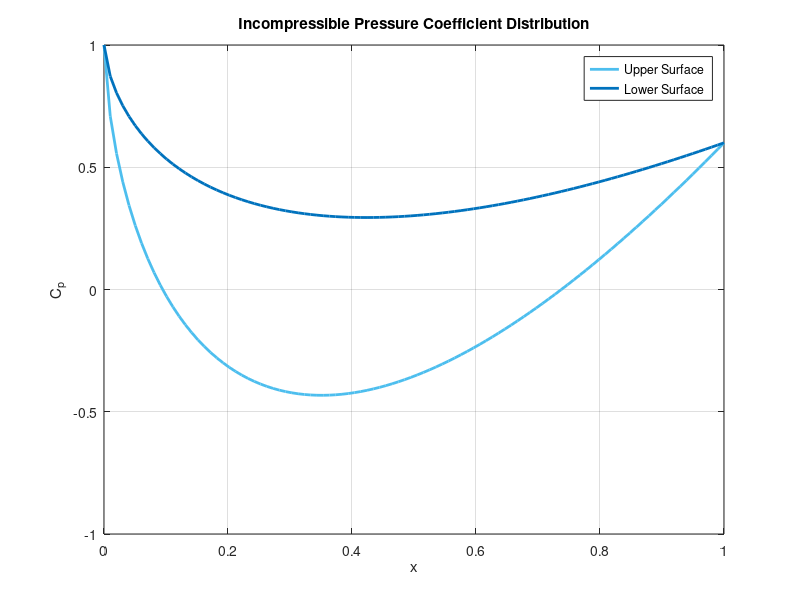
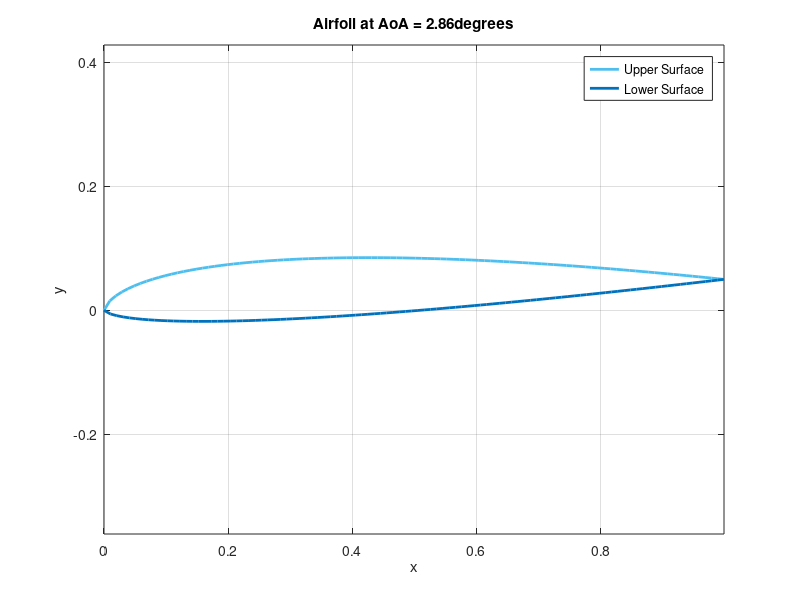
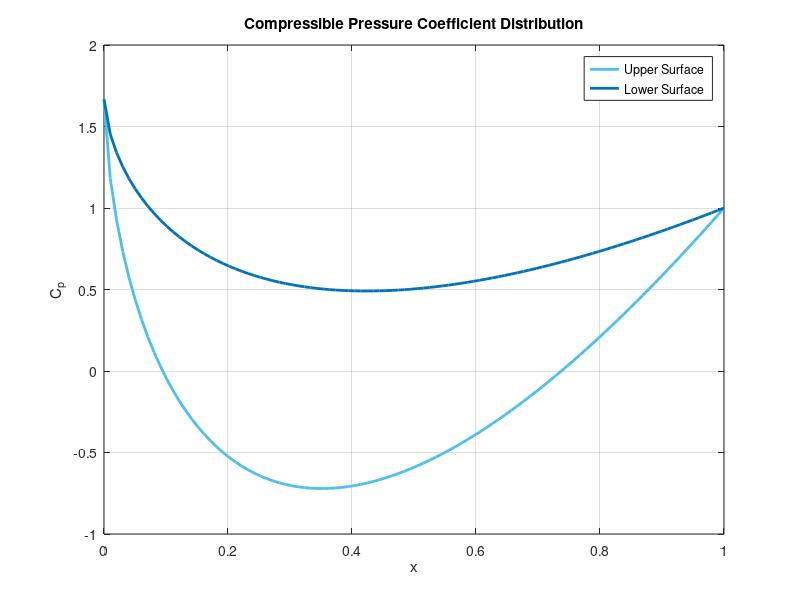
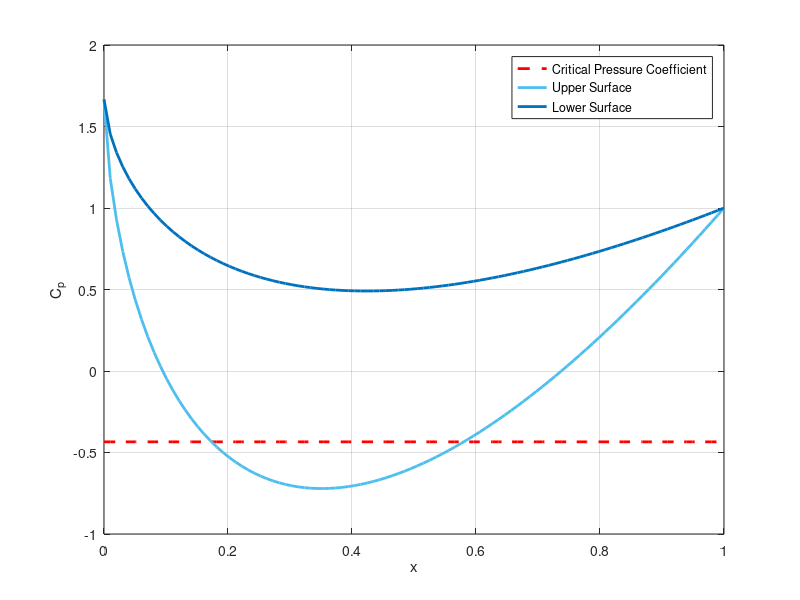

The MATLAB script that drew these images, in order: (Note: this script raises an error after producing the figures.)
% AER 622 
% Assignment 4
% Kiura Kirubakaran
% 501165598

%% Question 1
x = linspace(0, 1, 100); % chord-wise position

% pressure coefficient equations
Cp_upper = 1 - 15*x.^0.75 .* (1 - x.^0.2) - 0.4*x;
Cp_lower = 1 - 6.4687*x.^0.75 .* (1 - x.^0.2) - 0.4*x;

% pot the pressure coefficients
figure;
plot(x, Cp_upper, 'color', '#4DBEEE','LineWidth', 2); hold on;
plot(x, Cp_lower, 'color', '#0072BD', 'LineWidth', 2);
grid on;
xlabel('x');
ylabel('C_p');
legend('Upper Surface', 'Lower Surface');
title('Incompressible Pressure Coefficient Distribution');
hold off;

%% Question 2 
% Plot the shape of the airfoil that produces these pressure coefficients. 
% The shape of the airfoil that produces these pressure coefficients, and 
% the angle of attack that it is flying at, can be described as follows:

k = 0.1027; % scaling factor

% air foil camber line
y_upper = (k/2).*(15*x.^0.75 .* (1 - x.^0.2));
y_lower = (-k/2).*(6.4687*x.^0.75 .* (1 - x.^0.2));

AOA = 2.86; % angle of attack
theta = deg2rad(AOA); 

% compute rotated coordinates
x_rotated = x * cos(theta) - y_upper * sin(theta);
y_upper_rotated = x * sin(theta) + y_upper * cos(theta);

x_rotated_lower = x * cos(theta) - y_lower * sin(theta);
y_lower_rotated = x * sin(theta) + y_lower * cos(theta);

% plot
figure;
plot(x_rotated, y_upper_rotated, 'color', '#4DBEEE', 'LineWidth', 2); hold on;
plot(x_rotated_lower, y_lower_rotated, 'color', '#0072BD', 'LineWidth', 2);

grid on;
xlabel('x');
ylabel('y');
legend('Upper Surface', 'Lower Surface');
title(['Airfoil at AoA = ', num2str(AOA), 'degrees']);
axis equal;
hold off;


%% Question 3 
% Assuming that we will be cruising at a COMPRESSIBLE Mach number of M=0.80, we 
% apply the Prandtl-Glauert correction to the INCOMPRESSIBLE pressure coefficients, plot
% the COMPRESSIBLE pressure coefficients on the upper and lower surfaces for Mach
% 0.80 flow, and then calculate the Incompressible lift coefficient and the Prandtl-Glauert
% corrected lift coefficient for the Mach 0.80 flow.

M_cruise = 0.80; % COMPRESSIBLE Mach number

% prandtl-gladert correction is being divided into the previous variables
PG_cor = sqrt(1 - M_cruise^2);
Cp_upper_comp = Cp_upper./PG_cor;
Cp_lower_comp = Cp_lower./PG_cor;

% plot
figure;
plot(x, Cp_upper_comp, 'color', '#4DBEEE','LineWidth', 2); hold on;
plot(x, Cp_lower_comp, 'color', '#0072BD', 'LineWidth', 2);
grid on;
xlabel('x');
ylabel('C_p');
legend('Upper Surface', 'Lower Surface');
title('Compressible Pressure Coefficient Distribution');
hold off;

% calculate incompressible lift coeficient
% same cp but made integratable
Cp_upper = @(x) 1 - 15*x.^0.75 .* (1 - x.^0.2) - 0.4*x;
Cp_lower = @(x) 1 - 6.4687*x.^0.75 .* (1 - x.^0.2) - 0.4*x;

% integrand (Cp_upper - Cp_lower)
integrand = @(x) Cp_upper(x) - Cp_lower(x);

% numerical integration to compute the lift coefficient (from lec 14)
C_L = -1 * integral(integrand, 0, 1);  % integral function for numerical integration

disp(['Incompressible Lift Coefficient: ', num2str(C_L)]);

% calculate compressible lift coeficient
% taking cl & dividing by she prandtl on my gladert till im compressible
C_L_comp = C_L ./ PG_cor;

disp(['Compressible Lift Coefficient: ', num2str(C_L_comp)]);

%% Question 4 
% Calculate the critical pressure coefficient for the Mach 0.80 flow and 
% then plot this limit on top of your compressible pressure coefficients. 
% Show that a shock occurs on your upper surface.

% critical pressure coefficient is point where shocks occur. first find
% cp_cr, all point that hit this value have shocks

Y = 1.4; % gamma for air
% equation from lecture 14 (says critical mach number but its for cp)
Cp_critical = (2 /(Y * M_cruise^2))*([(1 + ((Y - 1)/2) * M_cruise^2)/(1 + (Y - 1)/2)]^(Y/(Y-1)) - 1);

disp(['Critical Pressure Coefficient: ', num2str(Cp_critical)]);

% plot
figure;
plot(x, Cp_critical*ones(size(x)), 'r', 'LineWidth', 2, 'LineStyle', '--');hold on;
plot(x, Cp_upper_comp, 'color', '#4DBEEE','LineWidth', 2); 
plot(x, Cp_lower_comp, 'color', '#0072BD', 'LineWidth', 2);
grid on;
xlabel('x');
ylabel('C_p');
legend('Critical Pressure Coefficient', 'Upper Surface', 'Lower Surface');
title('Compressible Pressure Coefficient Distribution with Critical Pressure Coefficient', 'FontName');
hold off;

%% Question 5 
% Plot the critical pressure coefficient for the Mach 0.80 flow on your 
% incompressible pressure coefficients to show that your design’s Sonic 
% Plateau satisfies NASA’s Supercritical Design Guidelines to create an 
% airfoil that is optimized from incompressible to transonic flows at Mach 
% 0.8.

% i jus put again cause matlab wont listen to me
x = linspace(0, 1, 100); % chord-wise position

% pressure coefficient equations
Cp_upper = 1 - 15*x.^0.75 .* (1 - x.^0.2) - 0.4*x;
Cp_lower = 1 - 6.4687*x.^0.75 .* (1 - x.^0.2) - 0.4*x;

% put cp_critical on incomp now
figure;
plot(x, Cp_critical*ones(size(x)), 'r', 'LineWidth', 2, 'LineStyle', '--');hold on;
plot(x, Cp_upper, 'color', '#4DBEEE','LineWidth', 2); 
plot(x, Cp_lower, 'color', '#0072BD', 'LineWidth', 2);
grid on;
xlabel('x');
ylabel('C_p');
legend('Critical Pressure Coefficient', 'Upper Surface', 'Lower Surface');
title('Incompressible Pressure Coefficient Distribution with Critical Pressure Coefficient');
hold off;

%%%
% *Sonic plateau satisfies NASA's Supercritical Design Guidelines*: When
% looking at the graph, the upper surface just touches the critical
% pressure coefficient. When superimposing the critical pressure
% coefficient on the plot, we're looking for places that the cp values
% exceed the cp_critical, which then would mean it does not align with NASA's
% supercritical airfoil guidelines. In my graphs, it is proved that
% this is a supercritical airfoil. 

%% Question 6
% Find the X location of the minimum Cp value.

[Cp_min, idx_min] = min(Cp_upper); % Find the min value and its index
x_min_Cp = x(idx_min); % Get the corresponding x location

%%% 
% The minimum upper pressure coefficient value is also the point that
% touches the critical presssure coefficient. This point should show where
% a shock (if one was to occur) would happen.

% Display the result
disp(['Minimum Cp occurs at x = ', num2str(x_min_Cp), ' with Cp = ', num2str(Cp_min)]);

% this is extra but i wanted to plot it
y_upper_min_cp = interp1(x, y_upper, x_min_Cp);
y_lower_min_cp = interp1(x, y_lower, x_min_Cp);

% plot
figure;
plot(x, y_upper, 'color', '#4DBEEE', 'LineWidth', 2); hold on;
plot(x, y_lower,  'color', '#0072BD', 'LineWidth', 2);
plot(x_min_Cp, y_upper_min_cp, 'wo', 'MarkerSize', 5, 'MarkerFaceColor', 'r'); % Upper surface point

grid on;
xlabel('x');
ylabel('y');
legend('Upper Surface', 'Lower Surface', 'Upper Surface Point', 'Lower Surface Point');
title('Airfoil with Possible Shock Points');
axis equal; 
hold off;
% end of extra stuff

%% Question 7
% The flow along the upper surface accelerates to a supersonic speed, but 
% there is not enough length along the upper surface to isentropically 
% decelerate the flow back to subsonic speeds. Therefore a normal shock is 
% likely to be generated at the location of the maximum Mach number on the 
% upper surface. This normal shock would then, instantaneously decelerate 
% the flow to subsonic. Calculate M_shock, the Mach number of the normal 
% shock

%%%
% A normal shock will be at the location of the maximum Mach number on the
% upper surface. This is where pressure is mininum.  

[Cp_min, idx_min] = min(Cp_upper); % Cp_min is at the shock
% given Cp_min from earlier
Cp_shock = Cp_min; % Value at which shock starts
Y = 1.4;

%% Question 8
% Calculate the Cp_subsonic of the subsonic flow that occurs immediately after the normal
% shock.
 
% define function to find Mach from Cp
Cp_fun = @(M_cruise) (2/(Y*M_cruise.^2))*(((1 + ((Y-1)/2)*M_cruise.^2)/(1 + (Y - 1)/2)).^(Y/(Y-1)) - 1);

mach_guess = 1.2; % initial guess
M_shock = fzero(@(M) Cp_fun(M) - Cp_shock, mach_guess);

disp(['Approximated Mach Number at Shock: ', num2str(M_shock)]);

% Mach after shock using normal shock relations
M_2 = sqrt(((Y - 1)*M_shock^2 + 2) / (2*Y*M_shock^2 - (Y - 1)));

% Get Cp_subsonic after shock
Cp_sub = (2/(Y*M_2^2))*(((1 + ((Y-1)/2)*M_2^2)/(1 + (Y - 1)/2)).^(Y/(Y-1)) - 1);

disp(['Cp_subsonic after shock: ', num2str(Cp_sub)]);

%% Question 9
% Estimate the loss in the lift coefficient that is caused by the presence 
% of the transonic shock. Draw a vertical line from the min Cp_shock to the 
% Cp_subsonic value at the end of the normal shock. Draw a horizontal line 
% at the Cp value at the end of the normal shock until it intersects the Cp 
% distribution on the downstream side of the upper surface Cp distribution. 
% Integrate this area. This area is equal to the loss in the lift 
% coefficient that is produce by the shock. Plot this result to show your 
% pressure distributions, with and
% without the shock.

% the x location of the minimum pressure coefficient is where the shock is
% located
x_shock = x_min_Cp; 

% loss area
x_tail = linspace(x_shock, 1, 100); % from shock to trailing edge
Cp_tail = 1 - 15*x_tail.^0.75 .* (1 - x_tail.^0.2) - 0.4*x_tail;
Cp_flat = Cp_sub * ones(size(x_tail)); % constant Cp after shock

loss = Cp_flat - Cp_tail;
loss_CL = -1 * trapz(x_tail, loss); % loss is negative area

disp(['Lift Coefficient Loss due to Shock: ', num2str(loss_CL)]);

% Plot Cp distributions
figure;
hold on;
plot(x, Cp_upper, 'color', '#4DBEEE', 'LineWidth', 2); % Original Cp
plot(x_tail, Cp_flat, 'r--', 'LineWidth', 2); % Post-shock Cp
% colours in the plot to visualize the area
fill([x_tail, fliplr(x_tail)], [Cp_tail, fliplr(Cp_flat)], 'r', 'FaceAlpha', 0.3, 'EdgeColor', 'none');

set(gca, 'YDir', 'reverse'); % flip axis cause prettier
xlabel('x'); ylabel('Cp');
legend('Original Cp', 'Post-Shock Cp', 'Loss in Lift Area');
title('Upper Surface Cp Distribution and Lift Loss due to Shock');
grid on;

%% Question 10
% Make up for this lift coefficient loss by "adding" an equivalent amount of lift to the lower
% surface. Modify the velocity distribution on the lower surface to restore your lift coefficient
% to its intended unshocked value. 

% choose “B” to be a whole number (1,2,3 etc..) and then find the right value of “A”
B = 1;
a = linspace(1, 10, 900);
CL_needed = C_L_comp;
Cp_upper = @(x) 1 - 15*x.^0.75 .* (1 - x.^0.2) - 0.4*x;
Cp_lower = @(x) 1 - 6.4687*x.^0.75 .* (1 - x.^0.2) - 0.4*x;

min_error = inf;
A_best = a(1);
x = linspace(0, 1, 100); % chordwise position for all computations 0-100

for A = a
    % lower pressure coff
    Cp_l_new = @(x) 1 - 6.4687*x.^0.75 .* (1 - x.^0.2) .* (1 - A*(x.^B)) - 0.4*x;
    % integrate for lift
    integrand_new = @(x) Cp_upper(x) - Cp_l_new(x);
    % new lift coeff
    CL_new = -1 * integral(integrand_new, 0, 1);
    % find error
    er_CL = abs(CL_new - CL_needed);
    if er_CL < min_error
        min_error = er_CL;
        A_best = A;
    end
    if er_CL < 0.001
        break;
    end
end

% display result
disp(['B = ', num2str(B)]);
disp(['Best A = ', num2str(A_best)]);
disp(['Recovered Lift Coefficient (CL_new) = ', num2str(CL_new)]);
disp(['Target Lift Coefficient (CL_needed) = ', num2str(CL_needed)]);
disp(['Percent Difference = ', num2str(min_error * 100), '%']);

% plot new lower Cp and compare
Cp_lower_new_plot = 1 - 6.4687*x.^0.75 .* (1 - x.^0.2) .* (1 - A_best*x.^B) - 0.4*x;

figure;
plot(x, Cp_upper(x), 'color', '#4DBEEE', 'LineWidth', 2); hold on;
plot(x, Cp_lower(x), 'color', '#0072BD', 'LineWidth', 2);
plot(x, Cp_lower_new_plot, 'r--', 'LineWidth', 2);
legend('Upper Cp', 'Original Lower Cp', 'Modified Lower Cp');
title('Pressure Distribution with Modified Lower Surface');
set(gca, 'YDir', 'reverse'); % Flip y-axis (Cp is negative up)
xlabel('x'); ylabel('Cp'); grid on;

% New airfoil shape
y_upper = (k/2) .* (15*x.^0.75 .* (1 - x.^0.2));
y_lower = (-k/2) .* (6.4687*x.^0.75 .* (1 - x.^0.2));
y_l_new = (-k/2) .* (6.4687*x.^0.75 .* (1 - x.^0.2) .* (1 - A_best*x.^B));

% plot
figure;
plot(x, y_upper, 'color', '#4DBEEE', 'LineWidth', 2);
hold on;
plot(x, y_l_new, 'r--', 'LineWidth', 2);
hold on;
plot(x, y_lower,'color', '#0072BD', 'LineWidth', 2);
legend('Upper Surface', 'New Lower Surface', 'Original Lower Surface');

axis equal;
title('New Airfoil Geometry');
xlabel('x'); ylabel('y'); grid on;

AOA_new = 2.2; % angle of attack in degrees
theta = deg2rad(AOA_new); % convert to radians

% compute rotated coordinates 
x_rotated = x * cos(theta) - y_upper * sin(theta);
y_upper_rotated = x * sin(theta) + y_upper * cos(theta);

x_rotated_lower_new = x * cos(theta) - y_l_new * sin(theta);
y_lower_rotated_new = x * sin(theta) + y_l_new * cos(theta);

% plot new airfoil 
figure;
plot(x_rotated, y_upper_rotated, 'color', '#4DBEEE', 'LineWidth', 2); hold on;
plot(x_rotated_lower_new, y_lower_rotated_new, 'color', '#0072BD', 'LineWidth', 2);

grid on;
xlabel('x');
ylabel('y');
legend('Upper Surface', 'Lower Surface');
title(['Airfoil at AoA = ', num2str(AOA_new), 'degrees']);
axis equal;
hold off;

%%%
% *A = 2.0912, B = 1*
%%%
% The transonic supercritical airfoil was created using the ideal B value
% fo 1. The iterative code finally determines the value of A to be aprox.
% 2.09. This gives a lift coefficient that matches the unshock
% comprerssible lift coefficient. The needed lift coefficient was 0.83334
% and the new A and B values gave a lift coefficient of 0.8335. This gives
% a percent error of 0.016058%.